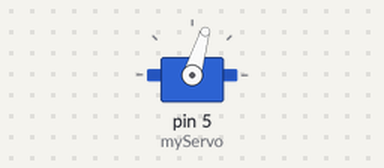
A sketch run on a simulated Arduino Uno, built with avr-gcc and run on an emulated ATmega328P. Parts: servo.

Above: at 0.05 s.
At 4.0 s:
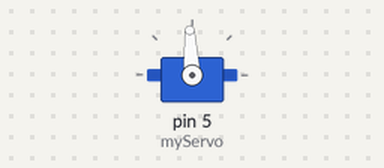
Timing chart, 0 to 5.2 s (numbered marks = the images above):
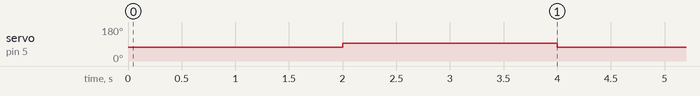

Measured:
- by itself, servo on pin 5 (myServo): alternates 93° for 2.0 s and 73° for 2.0 s

The sketch:

test-motors-driver.ino
```cpp
#include <Servo.h>

Servo myServo;

void setup()
{
  myServo.attach(5);
}

void loop()
{
  myServo.writeMicroseconds(1300);
  delay(2000);
  myServo.writeMicroseconds(1500);
  delay(2000);
}
```
